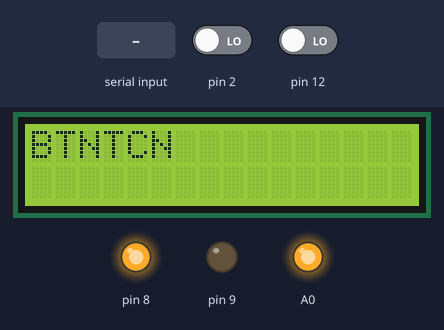
The sketch below on a simulated Arduino Uno, built with avr-gcc and run on an emulated ATmega328P. On the bench: 16×2 character LCD, output pins drawn as LEDs (lit = HIGH). Inputs (shaded band) come from the test bench; at power-on: pin 2 LOW, pin 12 LOW.

Above: at 1.2 s.
1.3 s: pin 2 driven HIGH
At 3.0 s:
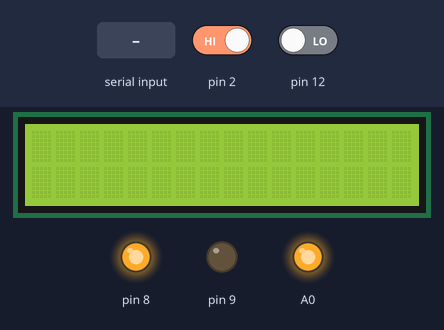
3.3 s: "F" received over Serial
At 3.47 s:
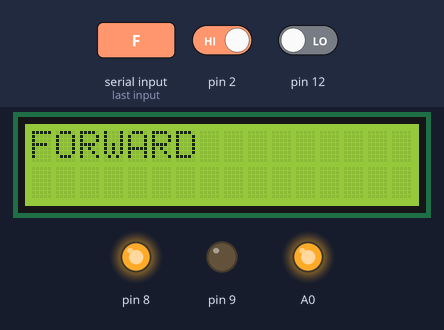
5.1 s: "B" received over Serial
At 5.24 s:
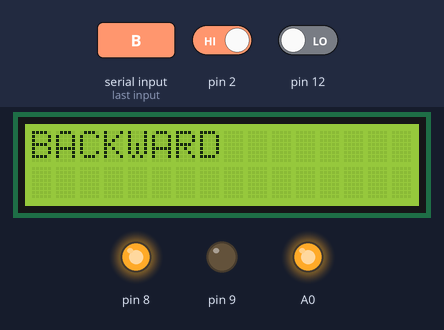
6.8 s: "L" received over Serial
At 7.0 s:
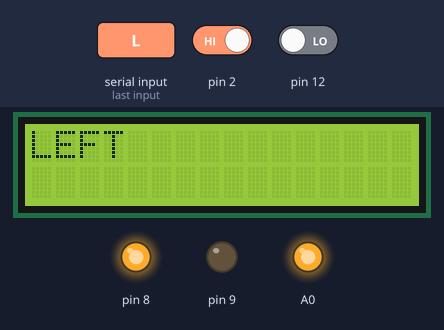
8.6 s: "R" received over Serial
At 8.77 s:
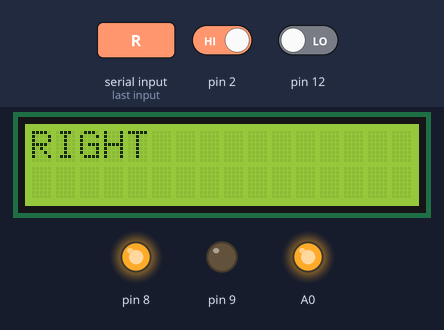
10.4 s: "S" received over Serial
At 10.54 s:
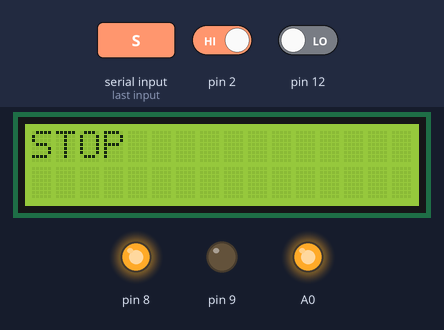
Timing chart, 0 to 13.1 s (numbered marks = the images above; inputs shaded):
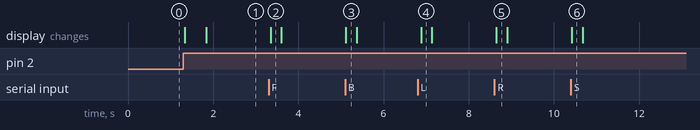

Measured:
- after the input at 1.3 s, the display: first changes at once (image 1 shows a later state)
- after the input at 3.3 s, the display: changes after 0.05 s (image 2)
- after the input at 5.1 s, the display: changes at once (image 3)
- after the input at 6.8 s, the display: changes after 0.08 s (image 4)
- after the input at 8.6 s, the display: changes after 0.05 s (image 5)
- after the input at 10.4 s, the display: changes at once (image 6)

The sketch:

gyroaccerxad.ino
```cpp
// include the library code:
#include <LiquidCrystal.h>
#include<SoftwareSerial.h>
SoftwareSerial seriall (10, 11); //rx,tx

// initialize the library by associating any needed LCD interface pin
// with the arduino pin number it is connected to
const int rs = 53, en = 51, d4 = 49, d5 = 47, d6 = 45, d7 = 43;
const int m11=A0;
const int m12=A1;
const int m21=A2;
const int m22=A3;

LiquidCrystal lcd(rs, en, d4, d5, d6, d7);

int K, Kk = 1, b2;

char str[2],i;

void setup() {

  // set up the LCD's number of columns and rows:
  lcd.begin(16, 2);

  pinMode(14, OUTPUT);
  digitalWrite(14, HIGH);

  pinMode(8, OUTPUT);
  analogWrite(8, 255);

  pinMode(9, OUTPUT);
  analogWrite(9, 0);

  pinMode(2, INPUT);

  pinMode(12, INPUT);

  //BLUETOOTH
  Serial.begin(9600);

  seriall.begin(9600);

}

void loop() {

  do {
    K = digitalRead(2);

    if (K == HIGH) {
      lcd.clear();
      lcd.setCursor(0, 0);

      if (Kk > 0) {
        lcd.print("BLCN");
        delayy();
        Kk = 0;
      }

      delayy();
      break;
    }

    else {
      lcd.clear();
      lcd.setCursor(0, 0);
      lcd.print("BTNTCN");
      delayy();
    }

  } while (K == LOW);

  while (Serial.available()) {
    b2 = digitalRead(12);
    if (b2 == HIGH)
      break;

    char k = Serial.read();

    switch (k)
    {
      case 'F':
        lcd.clear();
        lcd.setCursor(0, 0);
        lcd.print("FORWARD");
        delayy();
        break;

      case 'B':
        lcd.clear();
        lcd.setCursor(0, 0);
        lcd.print("BACKWARD");
        delayy();
        //lcd.clear();
        break;

      case 'L':
        lcd.clear();
        lcd.setCursor(0, 0);
        lcd.print("LEFT");
        delayy();
        //lcd.clear();
        break;

      case 'R':
        lcd.clear();
        lcd.setCursor(0, 0);
        lcd.print("RIGHT");
        delayy();
        //lcd.clear();
        break;

      case 'S':
        lcd.clear();
        lcd.setCursor(0, 0);
        lcd.print("STOP");
        delayy();
        //lcd.clear();
        break;

      default:
        break;
    }

  }

  if (b2 == HIGH) {

    while (seriall.available())
    {

      char b2d = seriall.read();
      //    str[i++]=b2d;
      switch (b2d)
      {

        case 'F':
          lcd.clear();
          lcd.setCursor(0, 0);
          lcd.print("MANUAL FORWARD");
          delayy();
          //lcd.clear();
          break;

        case 'B':
          lcd.clear();
          lcd.setCursor(0, 0);
          lcd.print("MANUAL BACKWARD");
          delayy();
          //lcd.clear();
          break;

        case 'L':
          lcd.clear();
          lcd.setCursor(0, 0);
          lcd.print("MANUAL LEFT");
          delayy();
          //lcd.clear();
          break;

        case 'R':
          lcd.clear();
          lcd.setCursor(0, 0);
          lcd.print("MANUAL RIGHT");
          delayy();
          //lcd.clear();
          break;

        case 'S':
          lcd.clear();
          lcd.setCursor(0, 0);
          lcd.print("MANUAL STOP");
          delayy();
          //lcd.clear();
          break;

      }

    }

  }

}

void delayy() {
  delay(250);
}
```
